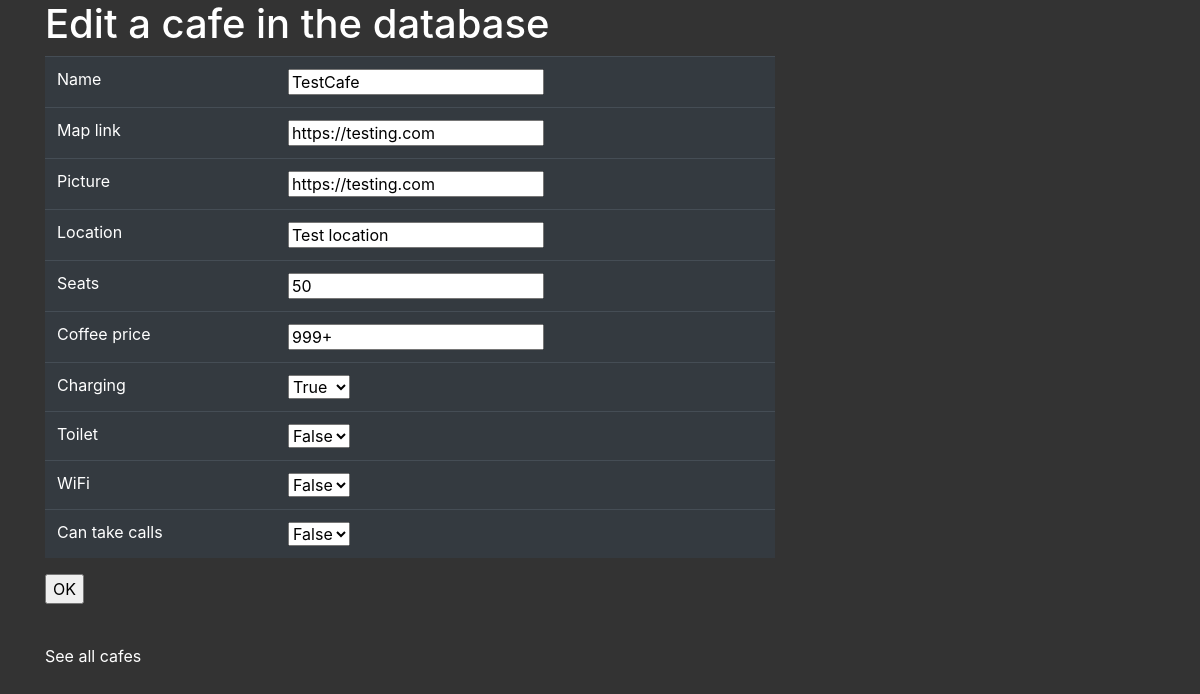
The page /cafes/edit1 on the database its author committed.
### cafeapp/models.py (models this page shows, shortened)
class Cafe(models.Model):
    name = models.CharField(max_length=250)
    map_url = models.CharField(max_length=250)
    img_url = models.CharField(max_length=250)
    location = models.CharField(max_length=250)
    seats = models.CharField(max_length=250)
    coffee_price = models.CharField(max_length=250)
    has_sockets = models.BooleanField(default=False, choices=[(False, "False"), (True, "True")])
    has_toilet = models.BooleanField(default=False, choices=[(False, "False"), (True, "True")])
    has_wifi = models.BooleanField(default=False, choices=[(False, "False"), (True, "True")])
    can_take_calls = models.BooleanField(default=False, choices=[(False, "False"), (True, "True")])

### cafeapp/views.py (the view, shortened to what this page needs)
# urls.py: path('cafes/edit<int:id>', views.edit, name='edit'),
def edit(request, id):
    cafe_to_edit = get_object_or_404(Cafe, id=id)
    form = EditCafeForm(instance=cafe_to_edit)
    return render(request, 'cafeapp/edit.html', {'form': form, 'id': id})

### cafeapp/forms.py
class EditCafeForm(forms.ModelForm):
    class Meta:
        model = Cafe
        fields = '__all__'
        labels = {"can_take_calls": "Can take calls", "has_sockets": "Charging", "has_wifi": "WiFi",
                  "has_toilet": "Toilet", "map_url": "Map link", "img_url": "Picture"}

### cafeapp/templates/cafeapp/edit.html (shortened to what this page needs)
{% load bootstrap4 %}
{% bootstrap_css %}
{% block styles %}
<link rel="stylesheet" href="/static/css/styles.css">
{% endblock %}
{% block content %}
<div class="container">
  <div class="row">
    <div class="col-sm-12 col-md-8">
      <h1>Edit a cafe in the database</h1>
      <form action="{% url 'cafeapp:edit' id %}" method="post">
        <table class="table table-dark">
          <tbody>
          {% for field in form %}
          <tr>
            <td>{{ field.label }}</td><td>{{ field }}</td>
          </tr>
          {% endfor %}
          </tbody>
        </table>
        <input type="submit" value="OK">
      </form>
      <p class="space-above"><a onclick='window.location.href="/cafes/all_cafes"'>See all cafes</a></p>
    </div>
  </div>
</div>
{% endblock %}

### cafeapp/static/css/styles.css (style rules this page uses)
a { color: #ffc107; }
.space-above { margin-top: 20px; padding-top: 20px; }

### rows shown on the page
Cafe: form "TestCafe" "https://testing.com" "https://testing.com" "Test location" "50" "999+" "True" "False" "False" "False"

### other values the page prints
{{ field.label }} "Name" "Map link" "Picture" "Location" "Seats" "Coffee price" "Charging" "Toilet" "WiFi" "Can take calls"
